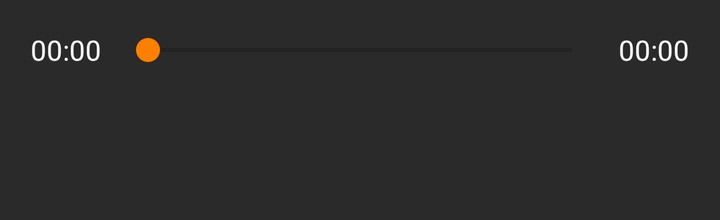
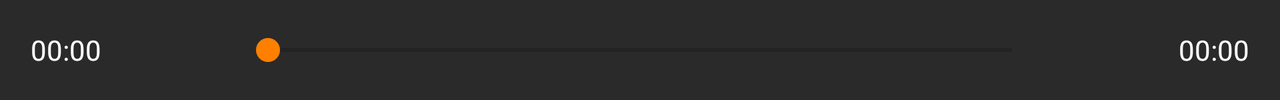

An Android layout and its configuration variant, each rendered on a device that would load it. The default file and the variant file are quoted in full after the pictures.
<!-- AndroidManifest.xml: application theme AppTheme -->
<!-- res/layout/video_controls.xml -->
<?xml version="1.0" encoding="utf-8"?>
<FrameLayout xmlns:android="http://schemas.android.com/apk/res/android"
    xmlns:app="http://schemas.android.com/apk/res-auto"
    android:id="@+id/control_view_container"
    android:layout_width="match_parent"
    android:layout_height="wrap_content"
    android:background="@color/color_gallery_tint"
    android:clickable="false"
    android:focusable="false"
    android:orientation="vertical">

    <RelativeLayout
        android:layout_width="wrap_content"
        android:layout_height="110dp">

        <LinearLayout
            android:id="@+id/progresses"
            android:layout_width="match_parent"
            android:layout_height="50dp"
            android:orientation="horizontal">

            <TextView
                android:id="@+id/current_progress"
                android:layout_width="50dp"
                android:layout_height="wrap_content"
                android:layout_alignParentLeft="true"
                android:layout_alignParentStart="true"
                android:layout_centerVertical="true"
                android:layout_gravity="center"
                android:layout_marginLeft="8dp"
                android:gravity="center"
                android:text="00:00"
                android:textColor="@android:color/white" />

            <SeekBar
                android:id="@+id/video_progress"
                android:layout_width="0dp"
                android:layout_height="match_parent"
                android:layout_gravity="center"
                android:layout_toRightOf="@+id/overall_duration"
                android:layout_weight="1"
                android:max="100" />

            <TextView
                android:id="@+id/overall_duration"
                android:layout_width="50dp"
                android:layout_height="wrap_content"
                android:layout_alignParentLeft="true"
                android:layout_alignParentStart="true"
                android:layout_centerVertical="true"
                android:layout_gravity="center"
                android:layout_marginRight="8dp"
                android:gravity="center"
                android:text="00:00"
                android:textColor="@android:color/white" />
        </LinearLayout>

        <RelativeLayout
            android:id="@+id/control_buttons"
            android:layout_width="match_parent"
            android:layout_height="60dp"
            android:layout_below="@+id/progresses"
            android:clickable="true"
            android:focusable="true"
            android:orientation="horizontal">


            <FrameLayout
                android:id="@+id/play_pause_container"
                android:layout_width="100dp"
                android:layout_height="50dp"
                android:layout_centerHorizontal="true"
                android:layout_centerInParent="false"
                android:layout_centerVertical="true"
                android:layout_gravity="center">

                <ImageView
                    android:id="@+id/play_pause"
                    android:layout_width="100dp"
                    android:layout_height="30dp"
                    android:layout_gravity="center"
                    android:clickable="false"
                    android:focusable="false"
                    app:srcCompat="@drawable/ic_play_arrow_white_24dp" />
            </FrameLayout>

            <FrameLayout
                android:id="@+id/sound_switcher_container"
                android:layout_width="100dp"
                android:layout_height="50dp"
                android:layout_centerVertical="true">

                <ImageView
                    android:id="@+id/sound_switcher"
                    android:layout_width="100dp"
                    android:layout_height="30dp"
                    android:layout_gravity="center"
                    app:srcCompat="@drawable/ic_volume_up_white_24dp" />


            </FrameLayout>

        </RelativeLayout>
    </RelativeLayout>

</FrameLayout>
<!-- resources referenced by this layout -->
<resources>
  <color name="color_gallery_tint">#f01d1d1d</color>
  <style name="AppTheme" parent="Theme.AppCompat.Light.NoActionBar">
          
          <item name="colorPrimary">@color/colorPrimary</item>
          <item name="colorPrimaryDark">@color/colorPrimaryDark</item>
          <item name="colorAccent">@color/colorAccent</item>
      </style>
  <color name="colorPrimary">#ff9800</color>
  <color name="colorPrimaryDark">#ff9800</color>
  <color name="colorAccent">#ff8000</color>
</resources>
<!-- res/layout-land/video_controls.xml (the repository's variant of the layout above) -->
<!-- drawn on the phone turned sideways -->
<?xml version="1.0" encoding="utf-8"?>
<FrameLayout xmlns:android="http://schemas.android.com/apk/res/android"
    xmlns:app="http://schemas.android.com/apk/res-auto"
    android:id="@+id/control_view_container"
    android:layout_width="match_parent"
    android:layout_height="wrap_content"
    android:background="@color/color_gallery_tint"
    android:clickable="false"
    android:focusable="false"
    android:orientation="vertical">

    <LinearLayout
        android:id="@+id/webm_video_control_inner"
        android:layout_width="match_parent"
        android:layout_height="50dp"
        android:clickable="false"
        android:focusable="false"
        android:orientation="horizontal">

        <TextView
            android:id="@+id/current_progress"
            android:layout_width="50dp"
            android:layout_height="wrap_content"
            android:layout_alignParentLeft="true"
            android:layout_alignParentStart="true"
            android:layout_centerVertical="true"
            android:layout_gravity="center"
            android:layout_marginLeft="8dp"
            android:gravity="center"
            android:text="00:00"
            android:textColor="@android:color/white" />

        <FrameLayout
            android:id="@+id/sound_switcher_container"
            android:layout_width="wrap_content"
            android:layout_height="match_parent"
            android:clickable="true"
            android:focusable="true">

            <ImageView
                android:id="@+id/sound_switcher"
                android:layout_width="60dp"
                android:layout_height="30dp"
                android:layout_gravity="center"
                android:adjustViewBounds="false"
                android:clickable="false"
                android:focusable="false"
                app:srcCompat="@drawable/ic_volume_up_white_24dp" />
        </FrameLayout>

        <SeekBar
            android:id="@+id/video_progress"
            android:layout_width="0dp"
            android:layout_height="match_parent"
            android:layout_gravity="center"
            android:layout_toRightOf="@+id/play_pause_container"
            android:layout_toLeftOf="@+id/sound_switcher_container"
            android:layout_weight="1"
            android:max="100" />

        <FrameLayout
            android:id="@+id/play_pause_container"
            android:layout_width="wrap_content"
            android:layout_height="match_parent"
            android:clickable="true"
            android:focusable="true">

            <ImageView
                android:id="@+id/play_pause"
                android:layout_width="60dp"
                android:layout_height="30dp"
                android:layout_gravity="center"
                android:adjustViewBounds="false"
                android:clickable="false"
                android:focusable="false"
                app:srcCompat="@drawable/ic_play_arrow_white_24dp" />
        </FrameLayout>

        <TextView
            android:id="@+id/overall_duration"
            android:layout_width="50dp"
            android:layout_height="wrap_content"
            android:layout_alignParentLeft="true"
            android:layout_alignParentStart="true"
            android:layout_centerVertical="true"
            android:layout_gravity="center"
            android:layout_marginRight="8dp"
            android:gravity="center"
            android:text="00:00"
            android:textColor="@android:color/white" />

    </LinearLayout>

</FrameLayout>
